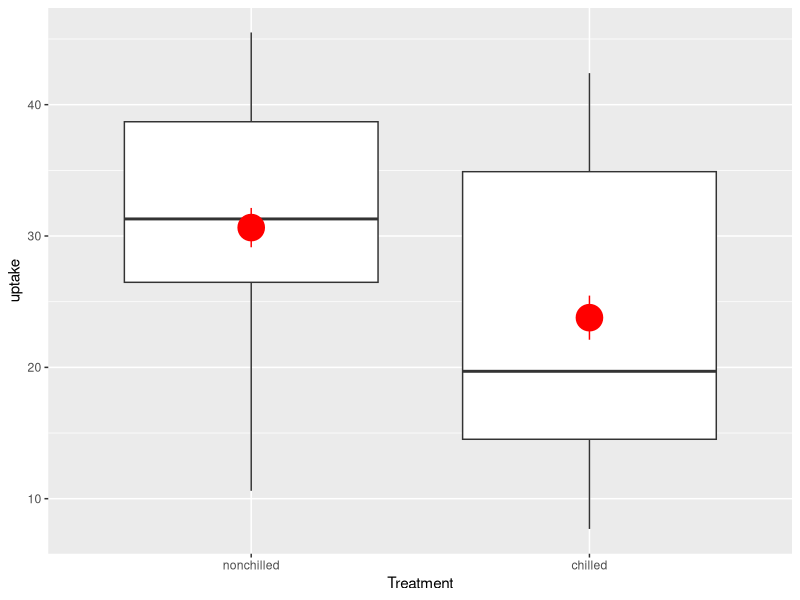
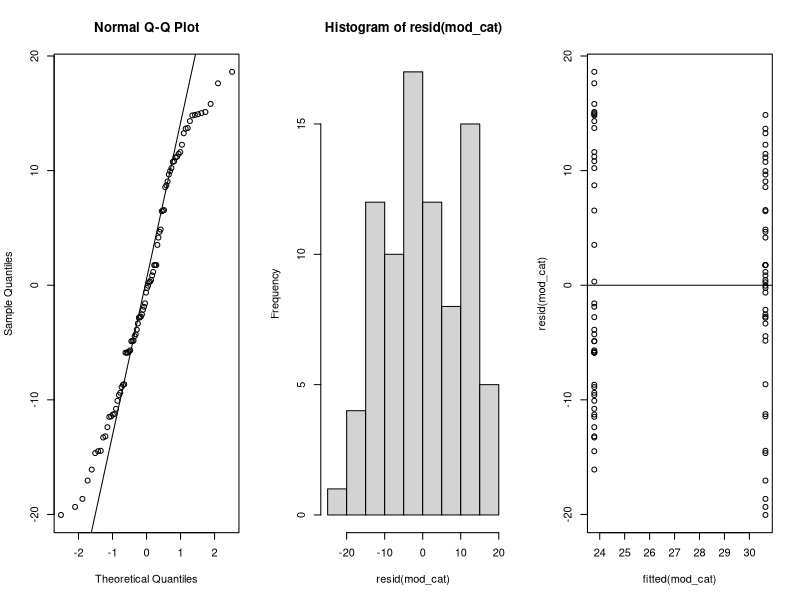
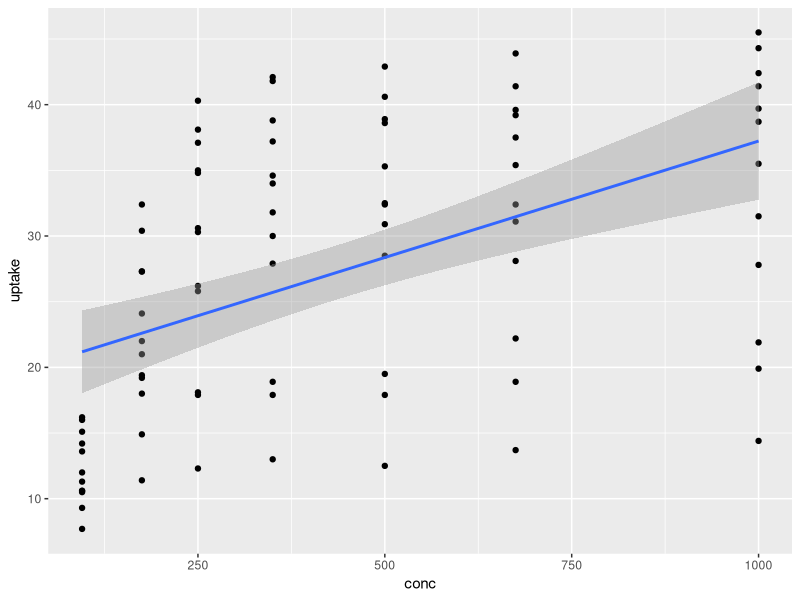
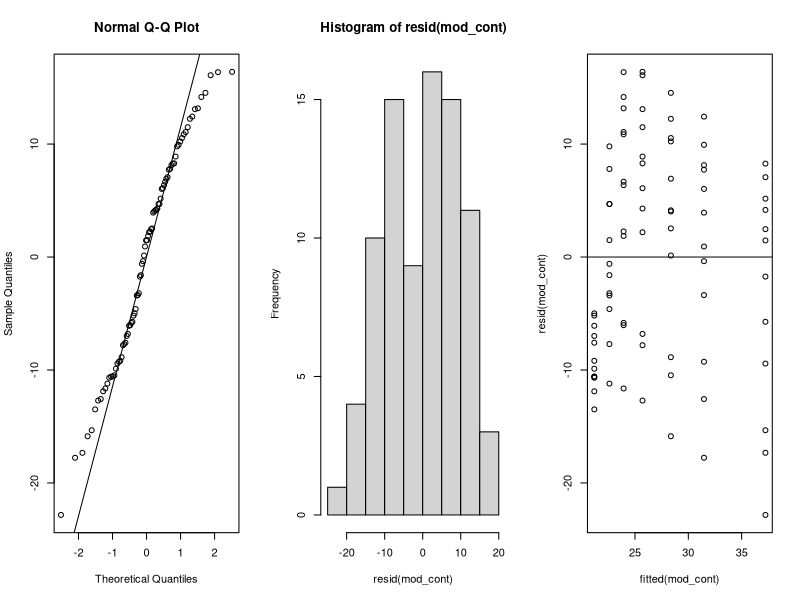
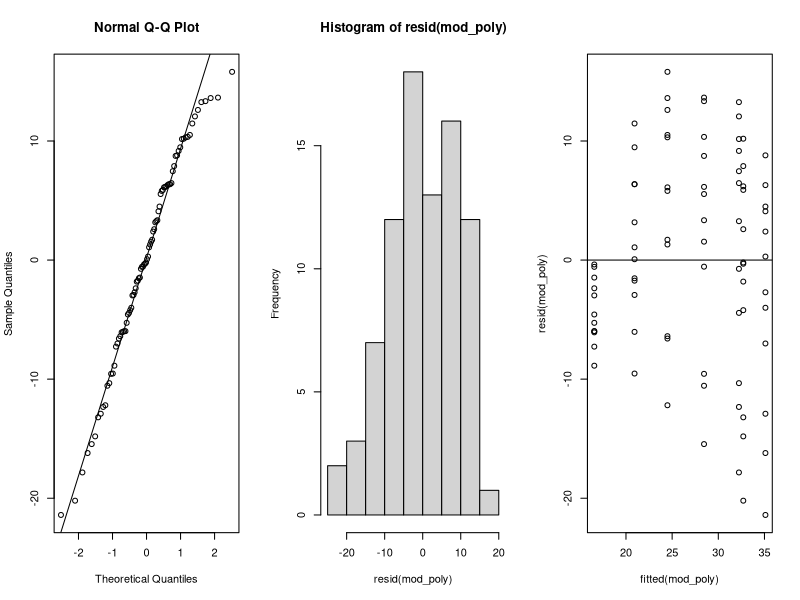
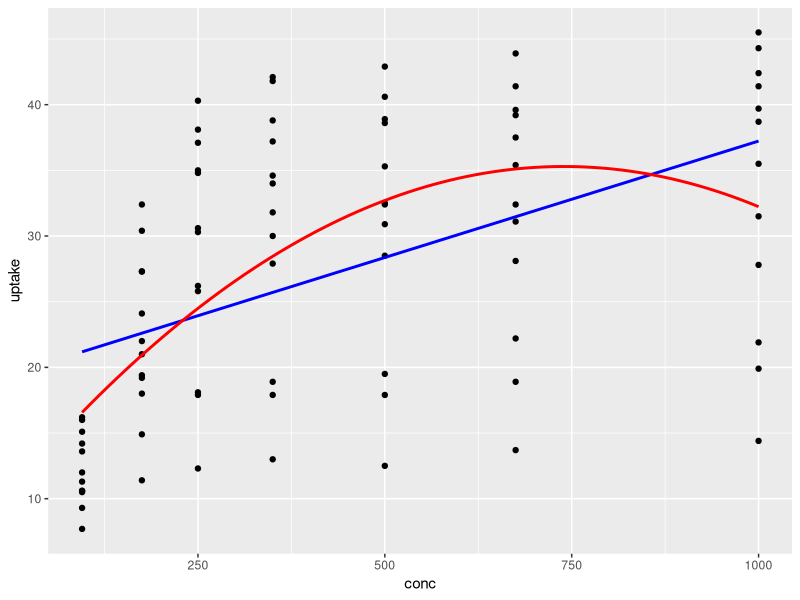

Source code (R) for these figures, in order:
# Interpretation of output of linear models with continuous or categorical variables

# Packages ----
library(ggplot2)

# Data from example dataset in R
data(CO2)

# Look at the data
head(CO2)

# For summary of what this data shows
help(CO2)

# CATEGORICAL MODEL ----

# A model explaining CO2 uptake by treatment (=categorical variable)

# Figure of data
ggplot(CO2, aes(x=Treatment, y=uptake)) + 
  geom_boxplot() +
  stat_summary(size=2, colour="red")

# The linear model
mod_cat <- lm(uptake ~ Treatment, data=CO2)

# Is this model any good?
par(mfrow=c(1,3))
qqnorm(resid(mod_cat));qqline(resid(mod_cat))
hist(resid(mod_cat))
plot(fitted(mod_cat), resid(mod_cat)); abline(h=0)
par(mfrow=c(1,1))
# There are some issues with normality, but for the sake of example, we ignore them here

# What does the output look like?
summary(mod_cat)
# Residuals: Look for -
# 1. Median should be close to 0 - means that the estimate from the model is unbiased
# 2. Symmetry: min and 1st quartile (1Q), compared to third quartile (3Q) and max, respectively, should be approximately equidistance from the median

# Coefficients: Estimate + Std. Error = effect size, model estimated mean
# Intercept is the mean for the treatment that is not listed below (=nonchilled)
# Treatmentchilled is the DIFFERENCE between the mean of the chilled and the mean of the nonchilled
# The t-values and the p-values test for whether the estimate is different from 0
# Intercept test shows nonchilled plants have non-zero CO2-uptake
# Treatment test shows that the two treatments have significantly different uptakes

# Residual standard error shows the standard error of the residual distribution
# R-squared: To be discussed later 

# F-statistic, DF and p-value are the test of the variance of the entire model - do the fixed effects explain the variation?


# CONTINUOUS MODEL ----

# A model explaining CO2 uptake by CO2 concentration (=categorical variable)

# First a figure
ggplot(CO2, aes(x=conc, y=uptake)) + 
  geom_point()  + 
  stat_smooth(method=lm)

# Model
mod_cont <- lm(uptake ~ conc, data=CO2)  

# Assumptions of the model
par(mfrow=c(1,3))
qqnorm(resid(mod_cont));qqline(resid(mod_cont))
hist(resid(mod_cont))
plot(fitted(mod_cont), resid(mod_cont)); abline(h=0)
par(mfrow=c(1,1))
# Issues here, especially with the residuals vs. fitted - there is a pattern
# Normally you would try to fix this before looking into the results. 

# The (not-trustworthy) results from the model 
summary(mod_cont)
# Difference to the model before:

# Coefficients: Estimate + Std. Error = effect size, model estimated slope for continuous variable
# Intercept is the value of CO2 uptake when the continuous variable is at 0
# conc is the slope of the association between CO2 concentration and CO2 uptake (see the figure drawn from the data before)
# The t-values and the p-values still test for whether the estimate is different from 0
# This time the intercept tests for whether the CO2 uptake at conc=0 is significantly non-zero
# And the conc slope tests for whether there is a slope. A slope with a value of 0 means no association.

# Note: F-statistic, DF and p-value listed at the end are essentially the same as the t and p-values from the coefficient table
# This is because the model is a simple regression, with only one predictor variable

# 
# Non-linearity ----

# Can we fix the model by fitting a polynomial into the data? 

# Looking at the figure, we can see that the data is not very linear. In stead of predicting y = a + b*x, we can test for y = a + b*x + c*x^2 

# Polynomial model
mod_poly <- lm(uptake ~ poly(conc,2), data=CO2)  

# Are assumptions improved?
par(mfrow=c(1,3))
qqnorm(resid(mod_poly));qqline(resid(mod_poly))
hist(resid(mod_poly))
plot(fitted(mod_poly), resid(mod_poly)); abline(h=0)
par(mfrow=c(1,1))
# A little improvement, but there is still a pattern in the residuals vs. fitted (last figure)

# How does the summary change?
summary(mod_poly)
# Now CO2 concentration (conc) has two components - the first order and the second order polynomial
# The first order shows the linear association
# The second one shows there is curvature in the association
# Negative estimate for x^2 - concave downwards
# Positive estimate for x^2 - concave upwards (convex)

# Visualise the model predictions from the model

# First, extract the fitted values from the linear and polynomial model
CO2$fit_cont <- mod_cont$fitted.values
CO2$fit_poly <- mod_poly$fitted.values

# Plot the values
ggplot(CO2, aes(x=conc, y=uptake)) + 
  geom_point()  + # This is still raw data
  geom_smooth(aes(y=fit_cont), col="blue") + # Fit the linear model, print the line in blue 
  geom_smooth(aes(y=fit_poly), col="red") # Fit the polynomial model, print the line in red
